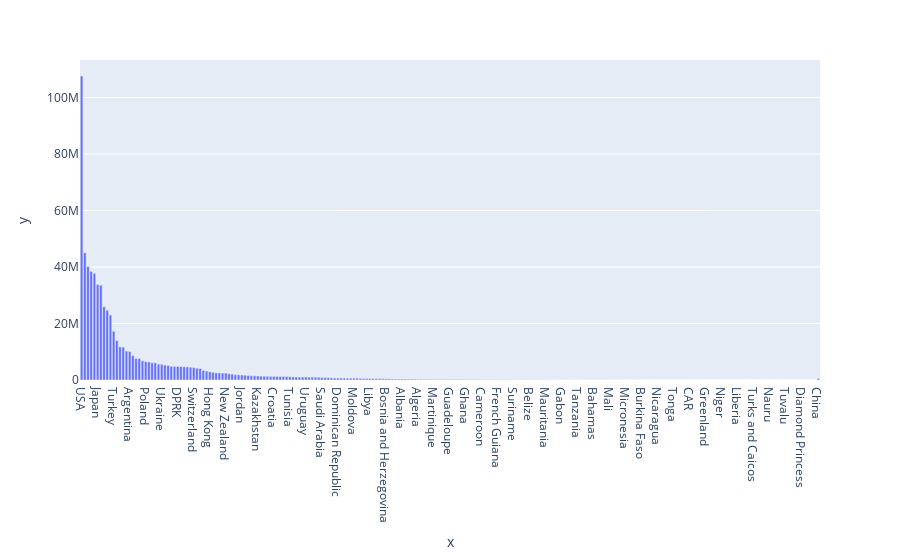

The notebook cell this image was saved under:
### Code cell
px.bar(x = x, y= y)

### Figure 1 — Plotly figure (JSON) as saved in the notebook; plotly's stock layout.template omitted (floating-point values rounded to 4 significant figures; data arrays with more than 128 entries replaced by an {"elided": "..."} marker saying what was removed)
{"data": [{"alignmentgroup": "True", "hovertemplate": "x=%{x}<br>y=%{y}<extra></extra>", "legendgroup": "", "marker": {"color": "#636efa", "pattern": {"shape": ""}}, "name": "", "offsetgroup": "", "orientation": "v", "showlegend": false, "textposition": "auto", "type": "bar", "x": {"elided": "231 str values"}, "xaxis": "x", "y": {"elided": "231 int values"}, "yaxis": "y"}], "layout": {"barmode": "relative", "legend": {"tracegroupgap": 0}, "margin": {"t": 60}, "xaxis": {"anchor": "y", "domain": [0, 1], "title": {"text": "x"}}, "yaxis": {"anchor": "x", "domain": [0, 1], "title": {"text": "y"}}}}
